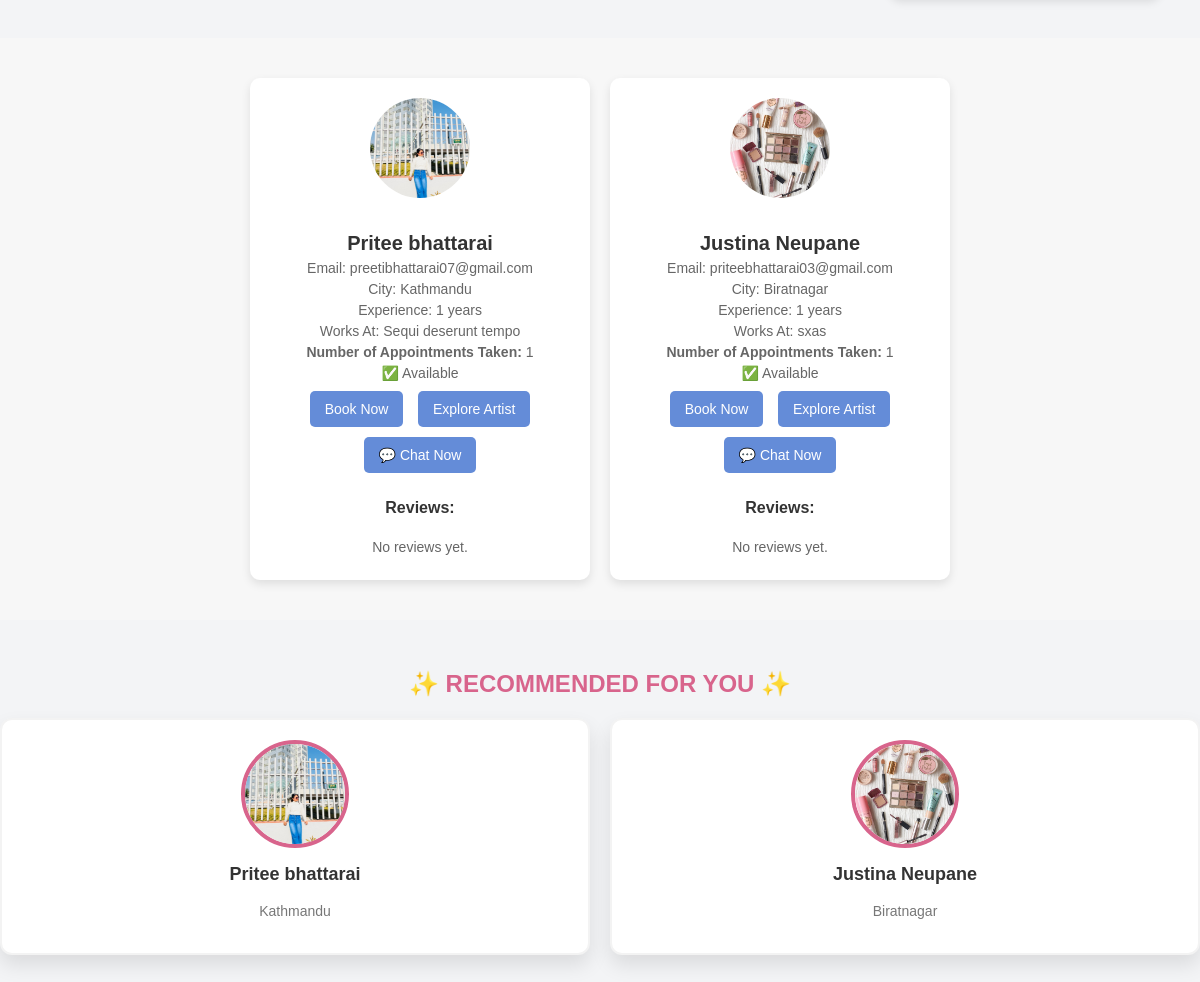
/home/ (signed in, lower part), run on an earlier commit of the app's database.
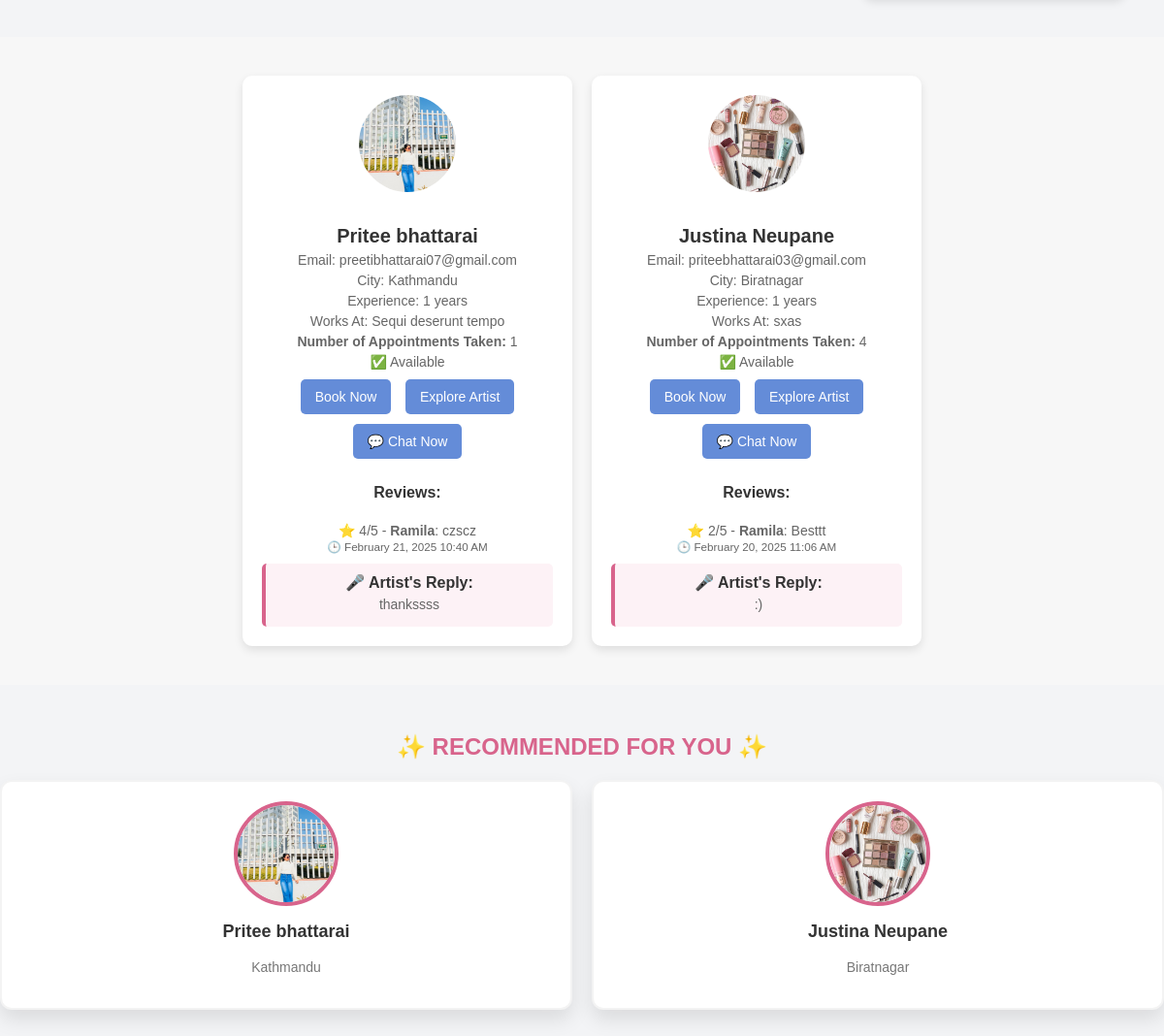
And on a later commit of the database.
### accounts/models.py (models this page shows, shortened)
class User(AbstractUser):
    username = None  # ✅ Remove username field completely
    email = models.EmailField(unique=True)  # Email as the unique identifier
    phone = models.CharField(max_length=15, unique=True)
    password = models.CharField(max_length=100)
    profile_image = models.ImageField(upload_to="profile_images/", null=True, blank=True)
    city = models.CharField(max_length=100, null=True, blank=True)
    is_verified = models.BooleanField(default=False)
    is_artist = models.BooleanField(default=False)
    otp = models.CharField(max_length=6, blank=True, null=True)  # ✅ Stores OTP
    works_at = models.CharField(max_length=255, null=True, blank=True)
    experience_years = models.IntegerField(default=0, null=True, blank=True)
    is_available = models.BooleanField(default=True)
    USERNAME_FIELD = "email"  # ✅ Login using email instead of username
    REQUIRED_FIELDS = []  # ✅ Don't require username
    objects = CustomUserManager()  # ✅ Use custom manager

class Review(models.Model):
    artist = models.ForeignKey(User, on_delete=models.CASCADE, related_name="artist_reviews")  # ✅ Link to artist
    service = models.ForeignKey(Service, on_delete=models.CASCADE, related_name="service_reviews", null=True, blank=True)  # ✅ Allow NULL
    user = models.ForeignKey(User, on_delete=models.CASCADE, related_name="user_reviews")
    rating = models.IntegerField(choices=[(i, i) for i in range(1, 6)], default=5)
    comment = models.TextField()
    is_anonymous = models.BooleanField(default=False)  # ✅ New: Anonymous Option
    created_at = models.DateTimeField(auto_now_add=True)
    artist_reply = models.TextField(blank=True, null=True)  # ✅ Artist reply field

### accounts/views.py (the view, shortened to what this page needs)
# urls.py: path('home/', views.home_page, name='home'),
@login_required(login_url='login')
def home_page(request):
    user = request.user
    query = request.GET.get("search", "").strip()
    sort_by = request.GET.get("sort_by", "rating")  # Default sorting by rating
    artists = User.objects.filter(is_artist=True)  # Keep all artists (available & unavailable)
    if query:
        artists = artists.filter(city__icontains=query)
    artists = artists.annotate(
        avg_rating=Avg('artist_reviews__rating'),  # ✅ Correct annotation
        appointment_count=Count('bookings', filter=Q(bookings__status="Confirmed"))
    )
    if sort_by == "rating":
        artists = artists.order_by('-avg_rating')  # ✅ Sort by average rating
    elif sort_by == "appointments":
        artists = artists.order_by('-appointment_count')  # ✅ Sort by confirmed appointments
    paginator = Paginator(artists, 10)
    page_number = request.GET.get("page")
    page_obj = paginator.get_page(page_number)
    user_bookings = Booking.objects.filter(client=user, status="Confirmed").order_by('-date')
    booked_artist_ids = user_bookings.values_list('artist_id', flat=True)
    recommended_artists = []
    if not recommended_artists and user.city:
        recommended_artists = User.objects.filter(
            is_artist=True,
            is_available=True,
            city=user.city
        ).exclude(id=user.id).annotate(avg_rating=Avg('artist_reviews__rating')).order_by('-avg_rating')[:5]
    if not recommended_artists:
        recommended_artists = artists.filter(is_available=True).order_by('-avg_rating')[:5]
    artist_reviews = Review.objects.select_related("artist", "user").order_by("-created_at")[:10]
    return render(request, "accounts/home.html", {
        "artists": page_obj,  # ✅ Keep all artists (available & unavailable)
        "recommended_artists": recommended_artists,  # ✅ Remove unavailable artists from recommendations
        "artist_reviews": artist_reviews,  # Latest Artist Reviews
        "query": query,
        "message": "No artists found in this city." if not artists.exists() else "",
        "booked_artists": list(booked_artist_ids),  # List of booked artist IDs
        "sort_by": sort_by,
    })

### accounts/templates/accounts/home.html (shortened to what this page needs)
{% load static  %}
<!DOCTYPE html>
<html lang="en">
<head>
    <link rel="stylesheet" href="{% static 'css/home.css' %}">
</head>
<body>
    <div class="main-content">
    </div>
<div class="artist-container">
    {% if artists %}
        {% for artist in artists %}
        <div class="artist-card">
            <img src="{% if artist.profile_image %}{{ artist.profile_image.url }}{% else %}{% static 'images/default.jpg' %}{% endif %}"
                 alt="{{ artist.first_name }}'s Profile Image" class="artist-profile-image">
            <h3>{{ artist.first_name }} {{ artist.last_name }}</h3>
            <p>Email: {{ artist.email }}</p>
            <p>City: {{ artist.city }}</p>
            <p>Experience: {{ artist.experience_years }} years</p>
            <p>Works At: {{ artist.works_at }}</p>
            <p><strong>Number of Appointments Taken:</strong> {{ artist.appointment_count }}</p>
            <p class="availability-status {% if artist.is_available %}available{% else %}not-available{% endif %}">
                {% if artist.is_available %}
                    ✅ Available
                {% else %}
                    ❌ Not Available
                {% endif %}
            </p>
            {% if artist.is_available %}
                <button onclick="window.location.href='{% url 'book_artist' artist.id %}'" class="book-btn">
                    Book Now
                </button>
            {% else %}
                <button class="book-btn disabled" disabled title="This artist is currently unavailable">
                    Not Available
                </button>
            {% endif %}
            <button onclick="window.location.href='{% url 'artist_detail' artist.id %}'">Explore Artist</button>
           <button onclick="window.location.href='{% url 'start_chat' artist.id %}'">
            💬 Chat Now
        </button>
            <h4>Reviews:</h4>
{% for review in artist.artist_reviews.all %}
    <p>
        ⭐ {{ review.rating }}/5 -
        <strong>{% if review.is_anonymous %}Anonymous{% else %}{{ review.user.first_name }}{% endif %}</strong>: {{ review.comment }}
        <br>
        <small>🕒 {{ review.created_at|date:"F d, Y h:i A" }}</small>
    </p>
    {% if review.artist_reply %}
        <div class="artist-reply">
            <strong>🎤 Artist's Reply:</strong>
            <p>{{ review.artist_reply }}</p>
        </div>
    {% elif request.user == review.artist %}
        <a href="{% url 'reply_to_review' review.id %}" class="reply-btn">💬 Reply</a>
    {% endif %}
{% empty %}
    <p>No reviews yet.</p>
{% endfor %}
        </div>
        {% endfor %}
    {% else %}
        <p>No artists available in this city.</p>
    {% endif %}
</div>
<div class="recommended-section">
    <h2>✨ Recommended for You ✨</h2>
    <div class="recommended-container">
        {% for artist in recommended_artists %}
            <div class="recommended-card" onclick="window.location.href='{% url 'artist_detail' artist.id %}'">
                <img src="{% if artist.profile_image %}{{ artist.profile_image.url }}{% else %}{% static 'images/default.jpg' %}{% endif %}"
                     alt="{{ artist.first_name }}'s Profile Image">
                <h3>{{ artist.first_name }} {{ artist.last_name }}</h3>
                <p>{{ artist.city }}</p>
            </div>
        {% endfor %}
    </div>
</div>
</body>
</html>

What changed in the data, as far as the page shows it:
changed User "Pritee": no longer shows "No reviews yet."
added Review: rating "4", user.first_name "Ramila", comment "czscz", created_at "February 21, 2025 10:40 AM", artist_reply "thankssss", shown under User "Pritee"
changed User "Justina": appointment_count "1" → "4"; no longer shows "No reviews yet."
added Review: rating "2", user.first_name "Ramila", comment "Besttt", created_at "February 20, 2025 11:06 AM", artist_reply ":)", shown under User "Justina"
